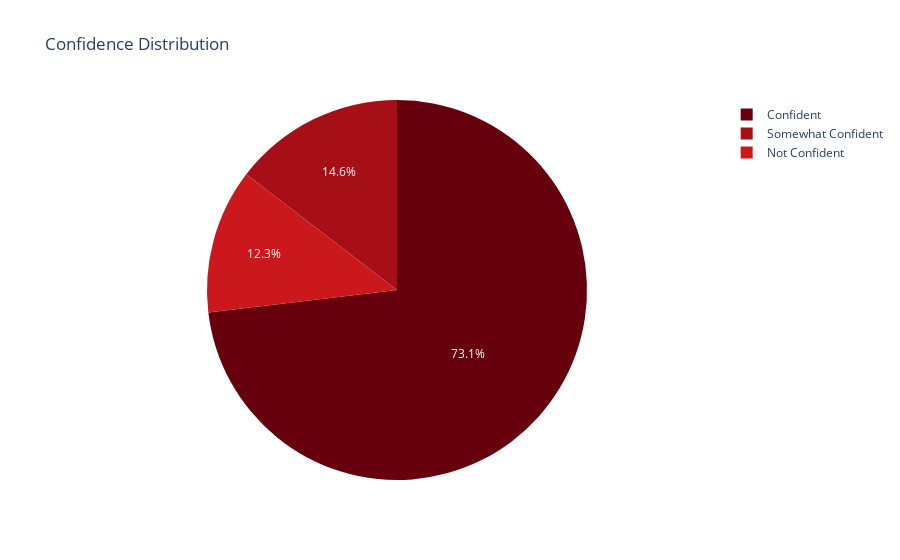

The notebook cell this image was saved under:
### Code cell
# Pie chart of the confidence for the sum of all annotators
names = list(annotator_confidence.columns)
values = annotator_confidence.sum(axis=0).values

fig = px.pie(annotator_confidence, values=values, names=names, title='Confidence Distribution', color_discrete_sequence=px.colors.sequential.Reds_r)
fig.show()

### Figure 1 — Plotly figure (JSON) as saved in the notebook; plotly's stock layout.template omitted (floating-point values rounded to 4 significant figures)
{"data": [{"domain": {"x": [0, 1], "y": [0, 1]}, "hovertemplate": "label=%{label}<br>value=%{value}<extra></extra>", "labels": ["Somewhat Confident", "Not Confident", "Confident"], "legendgroup": "", "name": "", "showlegend": true, "type": "pie", "values": [8920, 7527, 44737]}], "layout": {"legend": {"tracegroupgap": 0}, "piecolorway": ["rgb(103,0,13)", "rgb(165,15,21)", "rgb(203,24,29)", "rgb(239,59,44)", "rgb(251,106,74)", "rgb(252,146,114)", "rgb(252,187,161)", "rgb(254,224,210)", "rgb(255,245,240)"], "title": {"text": "Confidence Distribution"}}}
